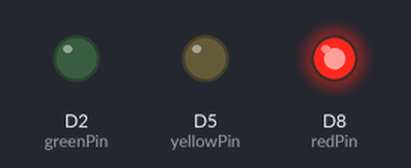
This sketch was run on a simulated ESP8266 (NodeMCU). On the bench: output pins drawn as LEDs (lit = HIGH).

Above: at 1.0 s.
At 3.5 s:
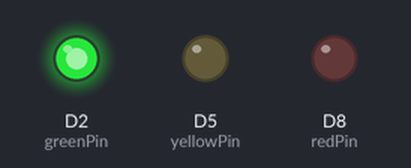
At 6.0 s:
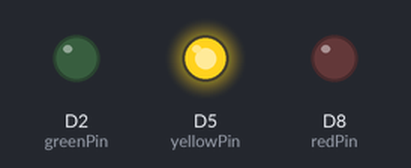
Timing chart, 0 to 9.1 s (numbered marks = the images above):
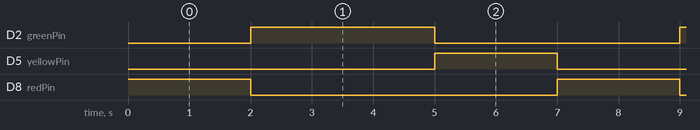

Measured:
- by itself, D2 (greenPin): alternates HIGH for 3.0 s and LOW for 4.0 s
- by itself, D5 (yellowPin), D8 (redPin): alternates HIGH for 2.0 s and LOW for 5.0 s
- by itself, everything shown: repeats every 7.0 s, in 3 steps

The sketch:

Traffic_Light_controller.ino
```cpp
const int redPin = D8;
const int yellowPin = D5;
const int greenPin = D2;

void setup() {
  pinMode(redPin, OUTPUT);
  pinMode(yellowPin, OUTPUT);
  pinMode(greenPin, OUTPUT);
}

void loop()
{
  // Turn on Red LED
  digitalWrite(redPin, HIGH);
  digitalWrite(yellowPin, LOW);
  digitalWrite(greenPin, LOW);
  delay(2000);  // 2 seconds

  // Turn on Green LED
  digitalWrite(redPin, LOW);
  digitalWrite(yellowPin, LOW);
  digitalWrite(greenPin, HIGH);
  delay(3000);  // 2 seconds

  // Turn on Yellow LED
  digitalWrite(redPin, LOW);
  digitalWrite(yellowPin, HIGH);
  digitalWrite(greenPin, LOW);
  delay(2000);  // 2 seconds
}
```
